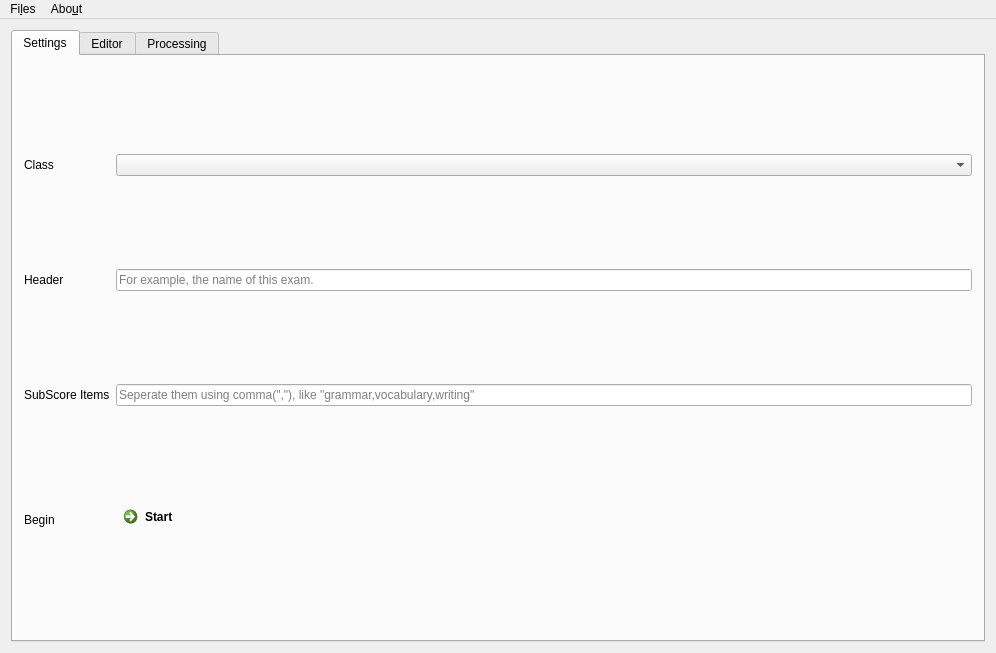
<?xml version="1.0" encoding="UTF-8"?>
<ui version="4.0">
 <class>CoreInterface</class>
 <widget class="QMainWindow" name="CoreInterface">
  <property name="geometry">
   <rect>
    <x>0</x>
    <y>0</y>
    <width>996</width>
    <height>653</height>
   </rect>
  </property>
  <property name="sizePolicy">
   <sizepolicy hsizetype="Preferred" vsizetype="Expanding">
    <horstretch>0</horstretch>
    <verstretch>0</verstretch>
   </sizepolicy>
  </property>
  <property name="windowTitle">
   <string>TAT</string>
  </property>
  <property name="windowIcon">
   <iconset theme="qt">
    <normaloff>.</normaloff>.</iconset>
  </property>
  <widget class="QWidget" name="CoreLayout">
   <property name="sizePolicy">
    <sizepolicy hsizetype="Expanding" vsizetype="Expanding">
     <horstretch>0</horstretch>
     <verstretch>0</verstretch>
    </sizepolicy>
   </property>
   <layout class="QGridLayout" name="gridLayout_2">
    <item row="0" column="0">
     <layout class="QHBoxLayout" name="EditorTabLayout" stretch="0">
      <item>
       <widget class="QTabWidget" name="EditorTabs">
        <property name="enabled">
         <bool>true</bool>
        </property>
        <property name="focusPolicy">
         <enum>Qt::StrongFocus</enum>
        </property>
        <property name="currentIndex">
         <number>0</number>
        </property>
        <widget class="QWidget" name="SettingsTab">
         <attribute name="icon">
          <iconset resource="resources.qrc">
           <normaloff>:/pics/resources/pics/emblems/emblem-system.png</normaloff>:/pics/resources/pics/emblems/emblem-system.png</iconset>
         </attribute>
         <attribute name="title">
          <string>Settings</string>
         </attribute>
         <layout class="QGridLayout" name="gridLayout_3">
          <item row="3" column="0">
           <widget class="QLabel" name="SubScoreLabel">
            <property name="text">
             <string>SubScore Items</string>
            </property>
           </widget>
          </item>
          <item row="2" column="2">
           <widget class="QLineEdit" name="HeaderEdit">
            <property name="placeholderText">
             <string>For example, the name of this exam.</string>
            </property>
            <property name="cursorMoveStyle">
             <enum>Qt::VisualMoveStyle</enum>
            </property>
           </widget>
          </item>
          <item row="4" column="2">
           <widget class="QCommandLinkButton" name="StartButton">
            <property name="sizePolicy">
             <sizepolicy hsizetype="Expanding" vsizetype="Fixed">
              <horstretch>0</horstretch>
              <verstretch>0</verstretch>
             </sizepolicy>
            </property>
            <property name="text">
             <string>Start</string>
            </property>
           </widget>
          </item>
          <item row="1" column="2">
           <widget class="QComboBox" name="ClassSelectionMenu"/>
          </item>
          <item row="1" column="0">
           <widget class="QLabel" name="ClassLabel">
            <property name="text">
             <string>Class</string>
            </property>
           </widget>
          </item>
          <item row="4" column="0">
           <widget class="QLabel" name="BeginLabel">
            <property name="text">
             <string>Begin</string>
            </property>
           </widget>
          </item>
          <item row="2" column="0">
           <widget class="QLabel" name="HeaderLabel">
            <property name="text">
             <string>Header</string>
            </property>
           </widget>
          </item>
          <item row="3" column="2">
           <widget class="QLineEdit" name="SubScoreItemsEdit">
            <property name="placeholderText">
             <string>Seperate them using comma(&quot;,&quot;), like &quot;grammar,vocabulary,writing&quot;</string>
            </property>
            <property name="cursorMoveStyle">
             <enum>Qt::VisualMoveStyle</enum>
            </property>
           </widget>
          </item>
         </layout>
        </widget>
        <widget class="QWidget" name="EditorTab">
         <attribute name="icon">
          <iconset resource="resources.qrc">
           <normaloff>:/pics/resources/pics/emblems/terminal.png</normaloff>:/pics/resources/pics/emblems/terminal.png</iconset>
         </attribute>
         <attribute name="title">
          <string>Editor</string>
         </attribute>
         <layout class="QGridLayout" name="gridLayout">
          <item row="3" column="0">
           <widget class="QLineEdit" name="CommandLine">
            <property name="text">
             <string/>
            </property>
            <property name="placeholderText">
             <string>commands here</string>
            </property>
            <property name="cursorMoveStyle">
             <enum>Qt::VisualMoveStyle</enum>
            </property>
            <property name="clearButtonEnabled">
             <bool>false</bool>
            </property>
           </widget>
          </item>
          <item row="3" column="1">
           <widget class="QPushButton" name="ConfirmButton">
            <property name="enabled">
             <bool>true</bool>
            </property>
            <property name="sizePolicy">
             <sizepolicy hsizetype="Fixed" vsizetype="Fixed">
              <horstretch>10</horstretch>
              <verstretch>0</verstretch>
             </sizepolicy>
            </property>
            <property name="minimumSize">
             <size>
              <width>1</width>
              <height>0</height>
             </size>
            </property>
            <property name="sizeIncrement">
             <size>
              <width>10</width>
              <height>10</height>
             </size>
            </property>
            <property name="baseSize">
             <size>
              <width>10</width>
              <height>10</height>
             </size>
            </property>
            <property name="cursor">
             <cursorShape>ArrowCursor</cursorShape>
            </property>
            <property name="text">
             <string>OK!</string>
            </property>
           </widget>
          </item>
          <item row="2" column="0" colspan="2">
           <widget class="QProgressBar" name="progressBar">
            <property name="value">
             <number>0</number>
            </property>
           </widget>
          </item>
          <item row="1" column="0">
           <widget class="QTextBrowser" name="CoreDisplay">
            <property name="sizePolicy">
             <sizepolicy hsizetype="Expanding" vsizetype="Expanding">
              <horstretch>255</horstretch>
              <verstretch>0</verstretch>
             </sizepolicy>
            </property>
            <property name="focusPolicy">
             <enum>Qt::StrongFocus</enum>
            </property>
            <property name="frameShape">
             <enum>QFrame::StyledPanel</enum>
            </property>
           </widget>
          </item>
         </layout>
        </widget>
        <widget class="QWidget" name="Processing">
         <property name="enabled">
          <bool>true</bool>
         </property>
         <attribute name="title">
          <string>Processing</string>
         </attribute>
         <layout class="QHBoxLayout" name="horizontalLayout_2">
          <item>
           <layout class="QVBoxLayout" name="verticalLayout">
            <item>
             <widget class="QGroupBox" name="SortLayout">
              <property name="sizePolicy">
               <sizepolicy hsizetype="Preferred" vsizetype="Preferred">
                <horstretch>0</horstretch>
                <verstretch>0</verstretch>
               </sizepolicy>
              </property>
              <property name="title">
               <string>Sort</string>
              </property>
              <property name="flat">
               <bool>false</bool>
              </property>
              <property name="checkable">
               <bool>false</bool>
              </property>
              <layout class="QHBoxLayout" name="horizontalLayout">
               <item>
                <layout class="QVBoxLayout" name="SortSelectLayout">
                 <property name="sizeConstraint">
                  <enum>QLayout::SetFixedSize</enum>
                 </property>
                 <item>
                  <layout class="QFormLayout" name="formLayout_2">
                   <property name="rowWrapPolicy">
                    <enum>QFormLayout::WrapAllRows</enum>
                   </property>
                   <property name="labelAlignment">
                    <set>Qt::AlignLeading|Qt::AlignLeft|Qt::AlignVCenter</set>
                   </property>
                   <property name="formAlignment">
                    <set>Qt::AlignLeading|Qt::AlignLeft|Qt::AlignTop</set>
                   </property>
                   <item row="0" column="0" colspan="2">
                    <widget class="QRadioButton" name="NumeralSortSelect">
                     <property name="sizePolicy">
                      <sizepolicy hsizetype="Fixed" vsizetype="Fixed">
                       <horstretch>0</horstretch>
                       <verstretch>0</verstretch>
                      </sizepolicy>
                     </property>
                     <property name="font">
                      <font>
                       <family>Microsoft YaHei UI</family>
                      </font>
                     </property>
                     <property name="text">
                      <string>Do nu&amp;meral sort</string>
                     </property>
                    </widget>
                   </item>
                   <item row="1" column="1">
                    <widget class="QLabel" name="NumeralSortExplainLabel">
                     <property name="font">
                      <font>
                       <pointsize>8</pointsize>
                       <italic>false</italic>
                       <underline>false</underline>
                       <strikeout>false</strikeout>
                       <kerning>true</kerning>
                      </font>
                     </property>
                     <property name="text">
                      <string>&lt;html&gt;&lt;head/&gt;&lt;body&gt;&lt;p&gt;&lt;span style=&quot; color:#8b8b8b;&quot;&gt;If you're logging numbers&lt;/span&gt;&lt;/p&gt;&lt;/body&gt;&lt;/html&gt;</string>
                     </property>
                    </widget>
                   </item>
                  </layout>
                 </item>
                 <item>
                  <layout class="QFormLayout" name="formLayout">
                   <item row="0" column="0">
                    <widget class="QRadioButton" name="DictionalSortSelect">
                     <property name="sizePolicy">
                      <sizepolicy hsizetype="Fixed" vsizetype="Fixed">
                       <horstretch>0</horstretch>
                       <verstretch>0</verstretch>
                      </sizepolicy>
                     </property>
                     <property name="text">
                      <string>Do dictional sort</string>
                     </property>
                    </widget>
                   </item>
                   <item row="1" column="0">
                    <widget class="QLabel" name="DictionalSortExplainLabel">
                     <property name="sizePolicy">
                      <sizepolicy hsizetype="Fixed" vsizetype="Preferred">
                       <horstretch>0</horstretch>
                       <verstretch>0</verstretch>
                      </sizepolicy>
                     </property>
                     <property name="font">
                      <font>
                       <pointsize>8</pointsize>
                      </font>
                     </property>
                     <property name="text">
                      <string>&lt;html&gt;&lt;head/&gt;&lt;body&gt;&lt;p&gt;&lt;span style=&quot; color:#8b8b8b;&quot;&gt;If you're logging gradings&lt;/span&gt;&lt;/p&gt;&lt;/body&gt;&lt;/html&gt;</string>
                     </property>
                    </widget>
                   </item>
                  </layout>
                 </item>
                </layout>
               </item>
               <item>
                <widget class="QPushButton" name="sortButton">
                 <property name="text">
                  <string>Sort</string>
                 </property>
                </widget>
               </item>
              </layout>
             </widget>
            </item>
            <item>
             <spacer name="verticalSpacer">
              <property name="orientation">
               <enum>Qt::Vertical</enum>
              </property>
              <property name="sizeHint" stdset="0">
               <size>
                <width>20</width>
                <height>40</height>
               </size>
              </property>
             </spacer>
            </item>
           </layout>
          </item>
          <item>
           <widget class="QGroupBox" name="PreviewLayout">
            <property name="title">
             <string>Preview</string>
            </property>
            <layout class="QGridLayout" name="gridLayout_5">
             <item row="0" column="0">
              <widget class="QTextBrowser" name="previewDisplay"/>
             </item>
            </layout>
           </widget>
          </item>
         </layout>
        </widget>
       </widget>
      </item>
     </layout>
    </item>
   </layout>
  </widget>
  <widget class="QMenuBar" name="CoreMenu">
   <property name="geometry">
    <rect>
     <x>0</x>
     <y>0</y>
     <width>996</width>
     <height>26</height>
    </rect>
   </property>
   <widget class="QMenu" name="menuAbout">
    <property name="title">
     <string>Abo&amp;ut</string>
    </property>
    <addaction name="AboutTATAction"/>
    <addaction name="ActionAboutQt"/>
    <addaction name="TechnicalInfoAction"/>
   </widget>
   <widget class="QMenu" name="menuFiles">
    <property name="title">
     <string>Fi&amp;les</string>
    </property>
    <addaction name="ActionExit"/>
   </widget>
   <addaction name="menuFiles"/>
   <addaction name="menuAbout"/>
  </widget>
  <action name="ActionAboutQt">
   <property name="icon">
    <iconset resource="resources.qrc">
     <normaloff>:/pics/resources/pics/Qt.png</normaloff>:/pics/resources/pics/Qt.png</iconset>
   </property>
   <property name="text">
    <string>About &amp;Qt</string>
   </property>
  </action>
  <action name="ActionExit">
   <property name="icon">
    <iconset resource="resources.qrc">
     <normaloff>:/pics/resources/pics/emblems/emblem-unreadable.png</normaloff>:/pics/resources/pics/emblems/emblem-unreadable.png</iconset>
   </property>
   <property name="text">
    <string>&amp;Exit</string>
   </property>
  </action>
  <action name="TechnicalInfoAction">
   <property name="icon">
    <iconset resource="resources.qrc">
     <normaloff>:/pics/resources/pics/emblems/statement.png</normaloff>:/pics/resources/pics/emblems/statement.png</iconset>
   </property>
   <property name="text">
    <string>Technical &amp;Info</string>
   </property>
  </action>
  <action name="AboutTATAction">
   <property name="icon">
    <iconset resource="resources.qrc">
     <normaloff>:/pics/resources/pics/Beacon.png</normaloff>:/pics/resources/pics/Beacon.png</iconset>
   </property>
   <property name="text">
    <string>A&amp;bout TAT</string>
   </property>
  </action>
 </widget>
 <layoutdefault spacing="6" margin="11"/>
 <resources>
  <include location="resources.qrc"/>
 </resources>
 <connections/>
</ui>
